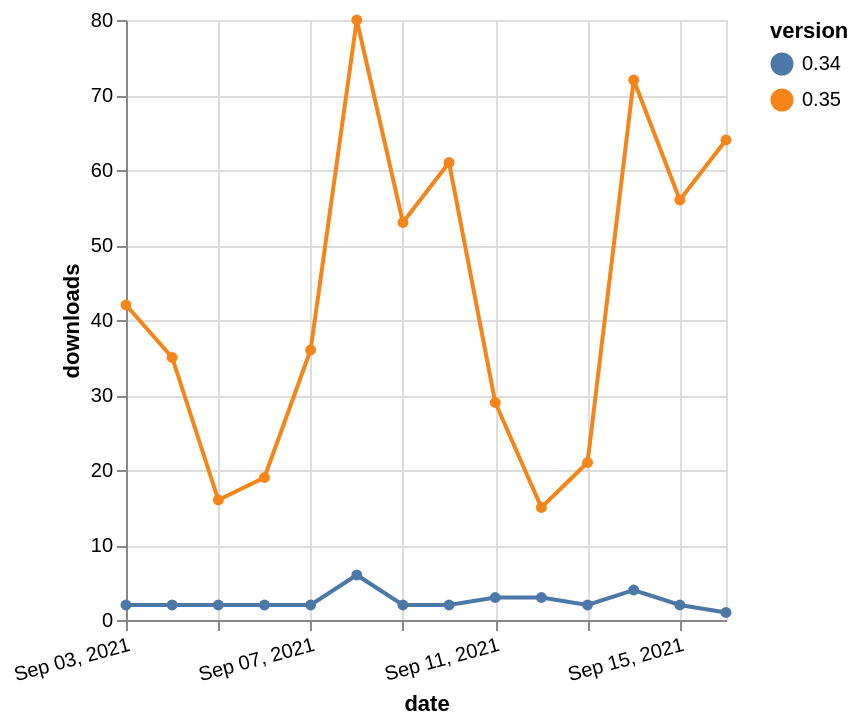

Express this chart as Vega-Lite.
### Vega-Lite specification from a JSON file in a GitHub repository (floating-point values rounded to 4 significant figures)
{"$schema": "https://vega.github.io/schema/vega-lite/v5.json", "description": "A simple bar chart with embedded data.", "data": {"values": [{"date": "2021-09-03", "total": 58976, "delta": 42, "version": "0.35"}, {"date": "2021-09-04", "total": 59011, "delta": 35, "version": "0.35"}, {"date": "2021-09-05", "total": 59027, "delta": 16, "version": "0.35"}, {"date": "2021-09-06", "total": 59046, "delta": 19, "version": "0.35"}, {"date": "2021-09-07", "total": 59082, "delta": 36, "version": "0.35"}, {"date": "2021-09-08", "total": 59162, "delta": 80, "version": "0.35"}, {"date": "2021-09-09", "total": 59215, "delta": 53, "version": "0.35"}, {"date": "2021-09-10", "total": 59276, "delta": 61, "version": "0.35"}, {"date": "2021-09-11", "total": 59305, "delta": 29, "version": "0.35"}, {"date": "2021-09-12", "total": 59320, "delta": 15, "version": "0.35"}, {"date": "2021-09-13", "total": 59341, "delta": 21, "version": "0.35"}, {"date": "2021-09-14", "total": 59413, "delta": 72, "version": "0.35"}, {"date": "2021-09-15", "total": 59469, "delta": 56, "version": "0.35"}, {"date": "2021-09-16", "total": 59533, "delta": 64, "version": "0.35"}, {"date": "2021-09-03", "total": 11340, "delta": 2, "version": "0.34"}, {"date": "2021-09-04", "total": 11342, "delta": 2, "version": "0.34"}, {"date": "2021-09-05", "total": 11344, "delta": 2, "version": "0.34"}, {"date": "2021-09-06", "total": 11346, "delta": 2, "version": "0.34"}, {"date": "2021-09-07", "total": 11348, "delta": 2, "version": "0.34"}, {"date": "2021-09-08", "total": 11354, "delta": 6, "version": "0.34"}, {"date": "2021-09-09", "total": 11356, "delta": 2, "version": "0.34"}, {"date": "2021-09-10", "total": 11358, "delta": 2, "version": "0.34"}, {"date": "2021-09-11", "total": 11361, "delta": 3, "version": "0.34"}, {"date": "2021-09-12", "total": 11364, "delta": 3, "version": "0.34"}, {"date": "2021-09-13", "total": 11366, "delta": 2, "version": "0.34"}, {"date": "2021-09-14", "total": 11370, "delta": 4, "version": "0.34"}, {"date": "2021-09-15", "total": 11372, "delta": 2, "version": "0.34"}, {"date": "2021-09-16", "total": 11373, "delta": 1, "version": "0.34"}]}, "width": "container", "mark": {"type": "line", "point": {"filled": true}}, "encoding": {"x": {"field": "date", "type": "temporal", "timeUnit": "yearmonthdate", "title": "date", "axis": {"labelAngle": -15}}, "y": {"field": "delta", "type": "quantitative", "title": "downloads"}, "color": {"field": "version", "type": "nominal"}, "tooltip": {"field": "delta"}}}
